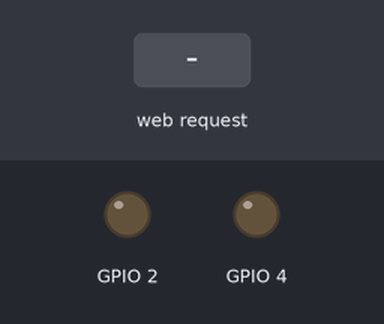
Bench run of a sketch on a simulated ESP8266 (NodeMCU). Shown: output pins drawn as LEDs (lit = HIGH). Inputs (shaded band) come from the test bench. WiFi joins after 1.5 s; servers stay silent unless stated; what the sketch prints to the serial monitor is not drawn.

Above: at 2.7 s.
2.8 s: HTTP request GET /makecoffee received
At 2.95 s:
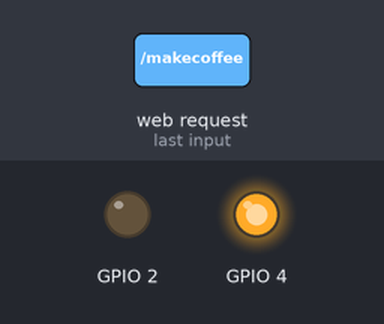
At 4.6 s:
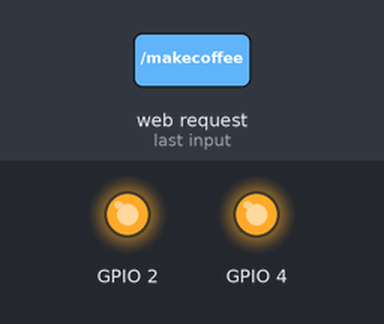
4.9 s: HTTP request GET /stop received
At 5.05 s:
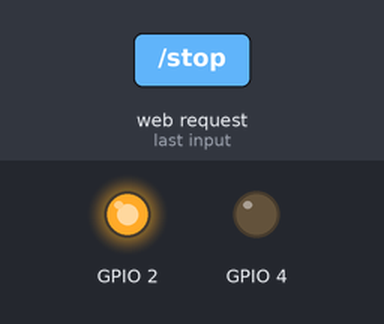
Timing chart, 0 to 7.9 s (numbered marks = the images above; inputs shaded):
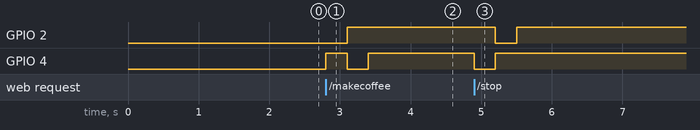

Measured:
- after the input at 2.8 s, GPIO 2: LOW → HIGH after 0.30 s; GPIO 4: LOW → HIGH at once, → LOW 0.30 s later, → HIGH 0.30 s later
- after the input at 4.9 s, GPIO 2: HIGH → LOW after 0.30 s, → HIGH 0.30 s later; GPIO 4: HIGH → LOW at once, → HIGH 0.30 s later

The sketch:

arduinoIDEscetch.ino
```cpp
#include <ESP8266WiFi.h>

const char* ssid = "login";
const char* password = "pass";

WiFiServer server(80);

void setup() {
  Serial.begin(115200);
  delay(10);

  // prepare GPIO2
  pinMode(2, OUTPUT);
  //digitalWrite(2, 1);

  // prepare GPIO4
  pinMode(4, OUTPUT);
  //digitalWrite(4, 1);

  // Connect to WiFi network
  Serial.println();
  Serial.println();
  Serial.print("Connecting to ");
  Serial.println(ssid);

  WiFi.begin(ssid, password);

  while (WiFi.status() != WL_CONNECTED) {
    delay(500);
    Serial.print(".");
  }
  Serial.println("");
  Serial.println("WiFi connected");

  // Start the server
  server.begin();
  Serial.println("Server started");

  // Print the IP address
  Serial.println(WiFi.localIP());
}

void loop() {
  // Check if a client has connected
  WiFiClient client = server.available();
  if (!client) {
    return;
  }

  // Wait until the client sends some data
  Serial.println("new client");
  while(!client.available()){
    delay(1);
  }

  digitalWrite(2, 1); // clean
  digitalWrite(4, 1); // clean
  // Read the first line of the request
  String req = client.readStringUntil('\r');
  Serial.println(req);
  client.flush();

  // Match the request
  int val;
  if (req.indexOf("makecoffee") != -1){
    Serial.println("ACTION MAKE");
    // Push power button
    digitalWrite(2, 0); // on
    delay(300);
    digitalWrite(2, 1); // off
    // Push button for make coffe
    digitalWrite(4, 0); // on
    delay(300);
    digitalWrite(4, 1); // off
  }
  else if (req.indexOf("stop") != -1){
    Serial.println("ALERT STOP");
    digitalWrite(4, 0); // on
    delay(300);
    digitalWrite(4, 1); // off

    digitalWrite(2, 0); // on
    delay(300);
    digitalWrite(2, 1); // off
  }
  else {
    Serial.println("invalid request");
    client.stop();
    return;
  }

  client.flush();

  // Prepare the response
  String s = "HTTP/1.1 200 OK\r\nContent-Type: text/html\r\n\r\n<!DOCTYPE HTML>\r\n<html>\r\n OK ";
  s += "</html>\n";

  // Send the response to the client
  client.print(s);
  delay(1);
  Serial.println("Client disonnected");

}
```
